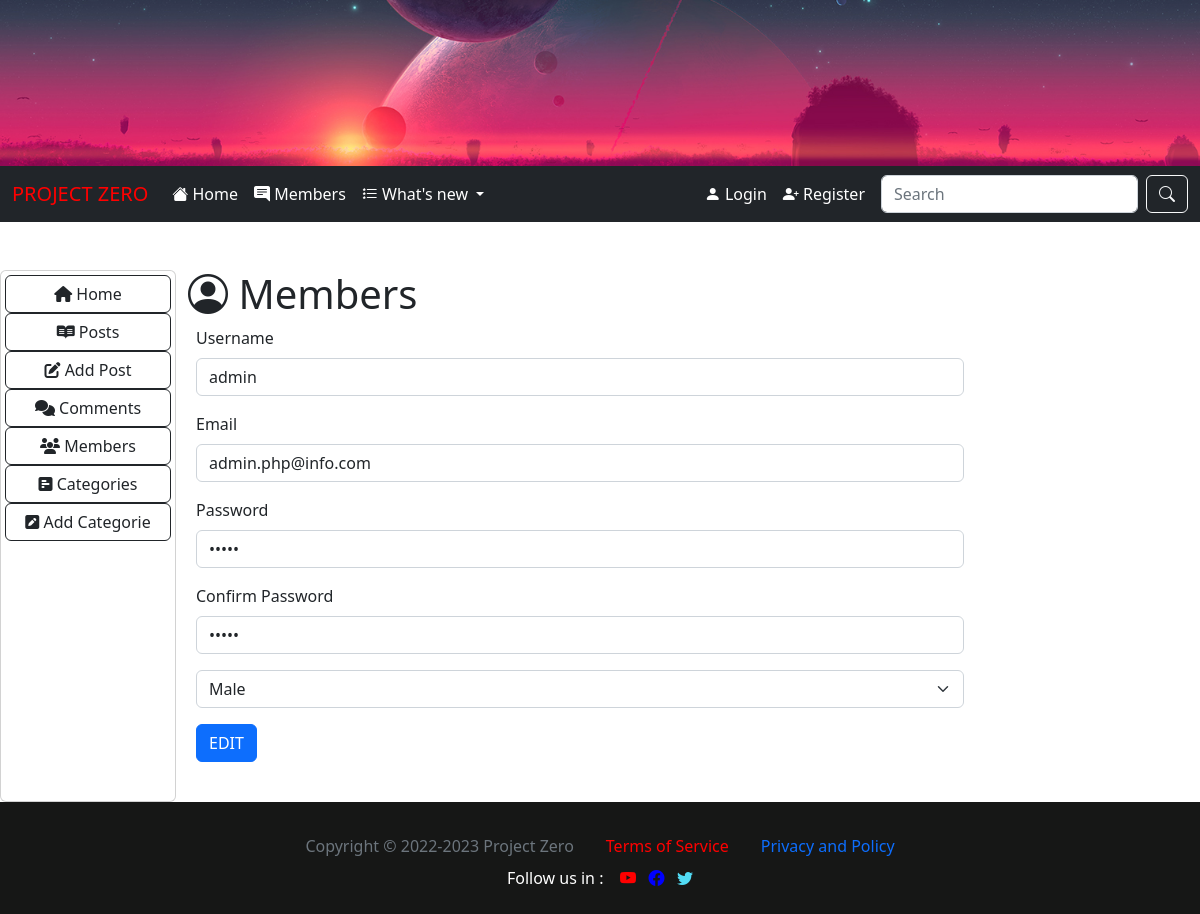
The page /admin/edit_user.php?edit=1 on the database its author committed.
### tables this page shows
CREATE TABLE `users` (
  `user_id` int(255) NOT NULL,
  `user_name` varchar(255) NOT NULL,
  `user_password` varchar(255) NOT NULL,
  `user_email` varchar(255) NOT NULL,
  `user_gender` varchar(255) NOT NULL,
  `user_role` varchar(255) NOT NULL
);

### admin/edit_user.php (the view, shortened to what this page needs)
<?php include "nav.php"; ?>
    <div class="col-8">
        <div class="container">
            <h1 class="mt-5"><i class="bi bi-person-circle"></i> Members</h1>
            <div class="table-responsive">
                <?php
                    if(isset($_GET['edit'])) {
                        $id = $_GET['edit'];
                    }
                    $query = "SELECT * FROM users WHERE user_id = '$id' ORDER BY user_id DESC";
                    $result = $conn->prepare($query);
                    $result->execute();
                    while($row = $result->fetch()){
                        $user_name        = $row['user_name'];
                        $user_password    = $row['user_password'];
                        $user_email       = $row['user_email'];
                        $user_gender      = $row['user_gender'];
                    }
                ?>
                <div class="mb-4 ms-2">
                    <form method="post" enctype="multipart/form-data">
                        <div class="mb-3">
                            <label class="form-label">Username</label>
                            <input type="text" class="form-control" name="username" value="<?php echo $user_name ; ?>" required>
                        </div>
                        <div class="mb-3">
                            <label class="form-label">Email</label>
                            <input type="text" class="form-control" name="email" value="<?php echo $user_email ; ?>">
                        </div>
                        <div class="mb-3">
                        <label class="form-label">Password</label>
                        <input type="password" class="form-control" name="password" value="<?php echo $user_password;?>">
                        </div>
                        <div class="mb-3">
                        <label class="form-label">Confirm  Password</label>
                        <input type="password" class="form-control" name="password2" value="<?php echo $user_password;?>">
                        </div>
                        <div class="mb-3">
                            <select class="form-select" name="gender" aria-label="gender" required>
                                <option value=<?php echo $user_gender ;?>><?php echo ucfirst($user_gender) ;  ?></option>
                            </select>
                        </div>
                        <input class="btn btn-primary mb-3" type="submit" name="EDIT" value="EDIT">
                    </form>
                </div>
            </div>
        </div>
    </div>
</div>
<?php include "../footer.php";?>

### rows shown on the page
users: username "admin", email "admin.php@info.com", gender "Male"
